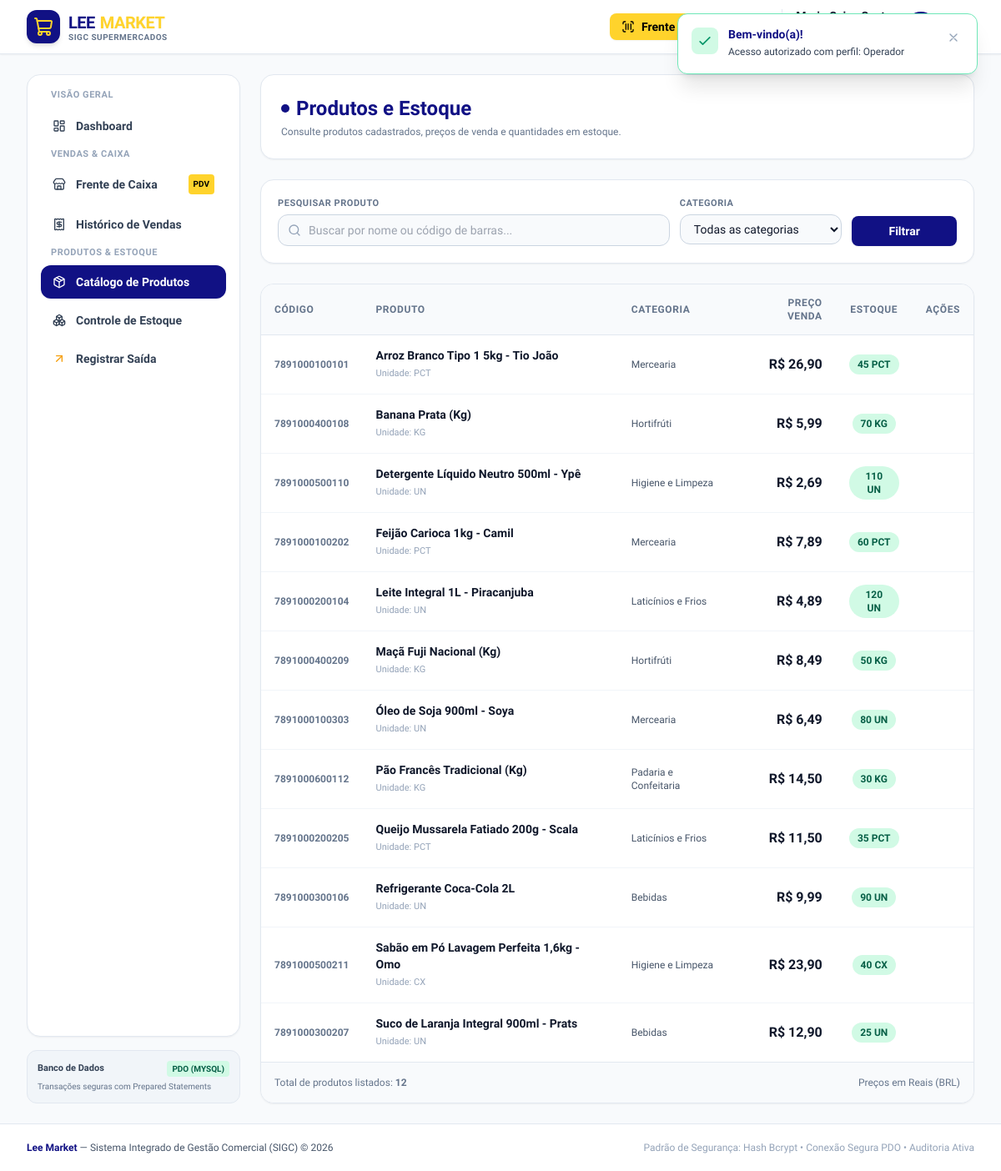
Screenshot of /modules/produtos/index.php (signed in) with the database file from the repository.
### tables this page shows
CREATE TABLE IF NOT EXISTS `produtos` (
  `id` INT AUTO_INCREMENT PRIMARY KEY,
  `codigo_barras` VARCHAR(50) NOT NULL UNIQUE,
  `nome` VARCHAR(150) NOT NULL,
  `categoria_id` INT NULL,
  `fornecedor_id` INT NULL,
  `preco_custo` DECIMAL(10,2) NOT NULL DEFAULT 0.00,
  `preco_venda` DECIMAL(10,2) NOT NULL,
  `estoque_atual` INT NOT NULL DEFAULT 0,
  `estoque_minimo` INT NOT NULL DEFAULT 5,
  `unidade_medida` VARCHAR(10) NOT NULL DEFAULT 'UN',
  `status` ENUM('ativo', 'inativo') NOT NULL DEFAULT 'ativo',
  `criado_em` DATETIME NOT NULL DEFAULT CURRENT_TIMESTAMP,
  `atualizado_em` DATETIME NOT NULL DEFAULT CURRENT_TIMESTAMP ON UPDATE CURRENT_TIMESTAMP,
  CONSTRAINT `fk_produtos_categoria` FOREIGN KEY (`categoria_id`) REFERENCES `categorias`(`id`) ON DELETE SET NULL,
  CONSTRAINT `fk_produtos_fornecedor` FOREIGN KEY (`fornecedor_id`) REFERENCES `fornecedores`(`id`) ON DELETE SET NULL
);

CREATE TABLE IF NOT EXISTS `categorias` (
  `id` INT AUTO_INCREMENT PRIMARY KEY,
  `nome` VARCHAR(100) NOT NULL,
  `descricao` TEXT NULL,
  `criado_em` DATETIME NOT NULL DEFAULT CURRENT_TIMESTAMP
);

### includes/helpers.php (called while the page is built, shortened)
<?php
function base_url(string $path = ''): string {
    $scriptDir = str_replace('\\', '/', dirname($_SERVER['SCRIPT_NAME']));
    $subfolders = ['/modules/auth', '/modules/dashboard', '/modules/produtos', '/modules/estoque',
                   '/modules/vendas', '/modules/relatorios', '/modules/financeiro',
                   '/modules/fornecedores', '/modules/rh', '/modules/auditoria'];
    $base = $scriptDir;
    foreach ($subfolders as $sub) {
        if (str_ends_with($base, $sub)) {
            $base = substr($base, 0, -strlen($sub));
            break;
        }
    }
    $base = rtrim($base, '/');
    $cleanPath = ltrim($path, '/');
    return ($base ? $base : '') . ($cleanPath ? '/' . $cleanPath : '/');
}
function format_money($val): string {
    $num = floatval($val);
    return 'R$ ' . number_format($num, 2, ',', '.');
}

### modules/produtos/index.php (the view, shortened to what this page needs)
<?php
require_once __DIR__ . '/../../includes/helpers.php';
$pdo = getDBConnection();
$search = trim($_GET['q'] ?? '');
$query = "SELECT p.*, c.nome as categoria_nome, f.nome_fantasia as fornecedor_nome
          FROM produtos p
          LEFT JOIN categorias c ON p.categoria_id = c.id
          LEFT JOIN fornecedores f ON p.fornecedor_id = f.id
          WHERE p.status = 'ativo'";
$params = [];
$query .= " ORDER BY p.nome ASC";
$stmt = $pdo->prepare($query);
$stmt->execute($params);
$produtos = $stmt->fetchAll();
require_once __DIR__ . '/../../includes/header.php';
require_once __DIR__ . '/../../includes/navbar.php';
?>
<div class="space-y-6">
    <div class="flex flex-col sm:flex-row justify-between items-start sm:items-center gap-4 bg-white p-5 sm:p-6 rounded-2xl border border-slate-200 shadow-sm">
        <div>
            <div class="flex items-center gap-2">
                <span class="w-2.5 h-2.5 rounded-full bg-[#111184]"></span>
                <h1 class="text-xl sm:text-2xl font-black text-[#111184]">Produtos e Estoque</h1>
            </div>
            <p class="text-xs text-slate-500 mt-1">Consulte produtos cadastrados, preços de venda e quantidades em estoque.</p>
        </div>
    </div>
    <div class="bg-white p-4 sm:p-5 rounded-2xl border border-slate-200 shadow-sm">
        <form method="GET" action="<?= base_url('modules/produtos/index.php') ?>" class="grid grid-cols-1 sm:grid-cols-12 gap-3">
            <div class="sm:col-span-7">
                <label for="q" class="block text-[11px] font-bold text-slate-500 uppercase tracking-wider mb-1">Pesquisar Produto</label>
                <div class="relative">
                    <div class="absolute inset-y-0 left-0 pl-3 flex items-center pointer-events-none text-slate-400">
                    </div>
                    <input type="text" id="q" name="q" value="<?= htmlspecialchars($search) ?>" placeholder="Buscar por nome ou código de barras..." class="w-full pl-9 pr-3 py-2 bg-slate-50 border border-slate-300 rounded-xl text-sm focus:ring-2 focus:ring-[#111184] focus:border-[#111184]">
                </div>
            </div>
            <div class="sm:col-span-3">
                <label for="categoria" class="block text-[11px] font-bold text-slate-500 uppercase tracking-wider mb-1">Categoria</label>
                <select id="categoria" name="categoria" class="w-full px-3 py-2 bg-slate-50 border border-slate-300 rounded-xl text-sm focus:ring-2 focus:ring-[#111184] focus:border-[#111184]">
                    <option value="0">Todas as categorias</option>
                </select>
            </div>
            <div class="sm:col-span-2 flex items-end gap-2">
                <button type="submit" class="btn-lee-primary w-full py-2 text-sm justify-center">
                    Filtrar
                </button>
            </div>
        </form>
    </div>
    <div class="bg-white rounded-2xl border border-slate-200 shadow-sm overflow-hidden">
        <?php if (empty($produtos)): ?>
            <div class="p-12 text-center text-slate-400">
                <i data-lucide="package-search" class="w-12 h-12 mx-auto text-slate-300 mb-2"></i>
                <h3 class="font-bold text-slate-700">Nenhum produto encontrado</h3>
                <p class="text-xs text-slate-400 mt-1">Tente ajustar os filtros ou cadastre um novo produto.</p>
            </div>
        <?php else: ?>
            <div class="overflow-x-auto">
                <table class="w-full text-left text-sm">
                    <thead>
                        <tr class="bg-slate-50 text-slate-500 text-xs uppercase tracking-wider border-b border-slate-200">
                            <th class="py-3.5 px-4 font-bold">Código</th>
                            <th class="py-3.5 px-4 font-bold">Produto</th>
                            <th class="py-3.5 px-4 font-bold">Categoria</th>
                            <th class="py-3.5 px-4 font-bold text-right">Preço Venda</th>
                            <th class="py-3.5 px-4 font-bold text-center">Estoque</th>
                            <th class="py-3.5 px-4 font-bold text-right">Ações</th>
                        </tr>
                    </thead>
                    <tbody class="divide-y divide-slate-100">
                        <?php foreach ($produtos as $p): ?>
                            <tr class="hover:bg-slate-50/80 transition">
                                <td class="py-3.5 px-4 font-mono text-xs text-slate-500 font-semibold">
                                    <?= htmlspecialchars($p['codigo_barras']) ?>
                                </td>
                                <td class="py-3.5 px-4">
                                    <span class="font-bold text-slate-900 block"><?= htmlspecialchars($p['nome']) ?></span>
                                    <span class="text-[11px] text-slate-400">Unidade: <?= htmlspecialchars($p['unidade_medida']) ?></span>
                                </td>
                                <td class="py-3.5 px-4 text-xs text-slate-600">
                                    <?= htmlspecialchars($p['categoria_nome'] ?? 'Sem Categoria') ?>
                                </td>
                                <td class="py-3.5 px-4 text-right">
                                    <span class="font-black text-slate-900 text-base"><?= format_money($p['preco_venda']) ?></span>
                                </td>
                                <td class="py-3.5 px-4 text-center">
                                    <?php if ($p['estoque_atual'] <= 0): ?>
                                        <span class="inline-flex items-center gap-1 px-2.5 py-1 rounded-full text-xs font-black bg-rose-100 text-rose-700">
                                            Zerado (0)
                                        </span>
                                    <?php elseif ($p['estoque_atual'] <= $p['estoque_minimo']): ?>
                                        <span class="inline-flex items-center gap-1 px-2.5 py-1 rounded-full text-xs font-black bg-amber-100 text-amber-800" title="Abaixo do estoque mínimo (<?= $p['estoque_minimo'] ?>)">
                                            Baixo (<?= $p['estoque_atual'] ?> <?= $p['unidade_medida'] ?>)
                                        </span>
                                    <?php else: ?>
                                        <span class="inline-flex items-center gap-1 px-2.5 py-1 rounded-full text-xs font-bold bg-emerald-100 text-emerald-800">
                                            <?= $p['estoque_atual'] ?> <?= $p['unidade_medida'] ?>
                                        </span>
                                    <?php endif; ?>
                                </td>
                                <td class="py-3.5 px-4 text-right">
                                </td>
                            </tr>
                        <?php endforeach; ?>
                    </tbody>
                </table>
            </div>
            <div class="p-4 bg-slate-50 border-t border-slate-200 text-xs text-slate-500 flex justify-between items-center">
                <span>Total de produtos listados: <strong><?= count($produtos) ?></strong></span>
                <span>Preços em Reais (BRL)</span>
            </div>
        <?php endif; ?>
    </div>
</div>
<?php require_once __DIR__ . '/../../includes/footer.php'; ?>

### assets/css/custom.css (style rules this page uses)
:root { --color-primary: #111184; --color-primary-hover: #0c0c66; --color-primary-light: #ececfb; --color-accent: #FFD32C; --color-accent-hover: #e6bd1f; --color-accent-text: #000000; --color-bg: #FFFFFF; --color-text: #000000; --color-card-bg: #FFFFFF; --color-border: #e2e8f0; }
*, html, body, input, button, select, textarea, table, th, td, h1, h2, h3, h4, h5, h6, p, span, a { font-family: 'Isometra', system-ui, -apple-system, BlinkMacSystemFont, 'Segoe UI', Roboto, Helvetica, Arial, sans-serif !important; }
body { background-color: #F8FAFC; color: var(--color-text); -webkit-font-smoothing: antialiased; -moz-osx-font-smoothing: grayscale; }
.btn-lee-primary { background-color: #111184; color: #FFFFFF; font-weight: 600; padding: 0.625rem 1.25rem; border-radius: 0.5rem; display: inline-flex; align-items: center; justify-content: center; gap: 0.5rem; transition: all 0.2s ease-in-out; box-shadow: 0 1px 2px 0 rgba(0, 0, 0, 0.05); }

### rows the page displays
produtos: codigo_barras "7891000100101", nome "Arroz Branco Tipo 1 5kg - Tio João", unidade_medida "PCT", categoria.nome "Mercearia", preco_venda "R$ 26,90", estoque_atual "45"
produtos: codigo_barras "7891000400108", nome "Banana Prata (Kg)", unidade_medida "KG", categoria.nome "Hortifrúti", preco_venda "R$ 5,99", estoque_atual "70"
produtos: codigo_barras "7891000500110", nome "Detergente Líquido Neutro 500ml - Ypê", unidade_medida "UN", categoria.nome "Higiene e Limpeza", preco_venda "R$ 2,69", estoque_atual "110"
produtos: codigo_barras "7891000100202", nome "Feijão Carioca 1kg - Camil", unidade_medida "PCT", categoria.nome "Mercearia", preco_venda "R$ 7,89", estoque_atual "60"
produtos: codigo_barras "7891000200104", nome "Leite Integral 1L - Piracanjuba", unidade_medida "UN", categoria.nome "Laticínios e Frios", preco_venda "R$ 4,89", estoque_atual "120"
produtos: codigo_barras "7891000400209", nome "Maçã Fuji Nacional (Kg)", unidade_medida "KG", categoria.nome "Hortifrúti", preco_venda "R$ 8,49", estoque_atual "50"
produtos: codigo_barras "7891000100303", nome "Óleo de Soja 900ml - Soya", unidade_medida "UN", categoria.nome "Mercearia", preco_venda "R$ 6,49", estoque_atual "80"
produtos: codigo_barras "7891000600112", nome "Pão Francês Tradicional (Kg)", unidade_medida "KG", categoria.nome "Padaria e Confeitaria", preco_venda "R$ 14,50", estoque_atual "30"
produtos: codigo_barras "7891000200205", nome "Queijo Mussarela Fatiado 200g - Scala", unidade_medida "PCT", categoria.nome "Laticínios e Frios", preco_venda "R$ 11,50", estoque_atual "35"
produtos: codigo_barras "7891000300106", nome "Refrigerante Coca-Cola 2L", unidade_medida "UN", categoria.nome "Bebidas", preco_venda "R$ 9,99", estoque_atual "90"
produtos: codigo_barras "7891000500211", nome "Sabão em Pó Lavagem Perfeita 1,6kg - Omo", unidade_medida "CX", categoria.nome "Higiene e Limpeza", preco_venda "R$ 23,90", estoque_atual "40"
produtos: codigo_barras "7891000300207", nome "Suco de Laranja Integral 900ml - Prats", unidade_medida "UN", categoria.nome "Bebidas", preco_venda "R$ 12,90", estoque_atual "25"

### other values shown
getDBDriver() "MYSQL"
count($produtos) "12"
